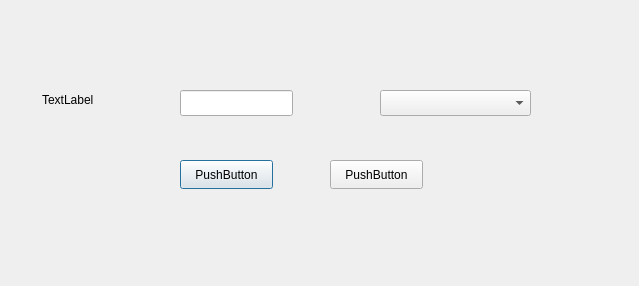
<?xml version="1.0" encoding="UTF-8"?>
<ui version="4.0">
 <class>PopMiejsceWyjazdu</class>
 <widget class="QDialog" name="PopMiejsceWyjazdu">
  <property name="geometry">
   <rect>
    <x>0</x>
    <y>0</y>
    <width>639</width>
    <height>286</height>
   </rect>
  </property>
  <property name="windowTitle">
   <string>Dialog</string>
  </property>
  <widget class="QPushButton" name="btnDodajWyjazd">
   <property name="geometry">
    <rect>
     <x>180</x>
     <y>160</y>
     <width>93</width>
     <height>29</height>
    </rect>
   </property>
   <property name="text">
    <string>PushButton</string>
   </property>
  </widget>
  <widget class="QComboBox" name="cmbDodajWyjazd">
   <property name="geometry">
    <rect>
     <x>380</x>
     <y>90</y>
     <width>151</width>
     <height>26</height>
    </rect>
   </property>
  </widget>
  <widget class="QLabel" name="lblDodajWyjazd">
   <property name="geometry">
    <rect>
     <x>42</x>
     <y>90</y>
     <width>111</width>
     <height>20</height>
    </rect>
   </property>
   <property name="text">
    <string>TextLabel</string>
   </property>
  </widget>
  <widget class="QLineEdit" name="lnlDodajWyjazd">
   <property name="geometry">
    <rect>
     <x>180</x>
     <y>90</y>
     <width>113</width>
     <height>26</height>
    </rect>
   </property>
  </widget>
  <widget class="QPushButton" name="btnDodajWyjazdExit">
   <property name="geometry">
    <rect>
     <x>330</x>
     <y>160</y>
     <width>93</width>
     <height>29</height>
    </rect>
   </property>
   <property name="text">
    <string>PushButton</string>
   </property>
  </widget>
 </widget>
 <resources/>
 <connections/>
</ui>
